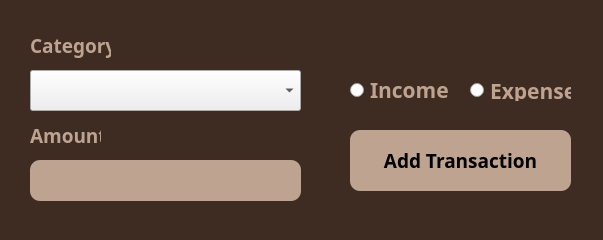
<?xml version="1.0" encoding="UTF-8"?>
<ui version="4.0">
 <class>MainWindow</class>
 <widget class="QMainWindow" name="MainWindow">
  <property name="geometry">
   <rect>
    <x>0</x>
    <y>0</y>
    <width>603</width>
    <height>240</height>
   </rect>
  </property>
  <property name="windowTitle">
   <string>MainWindow</string>
  </property>
  <property name="styleSheet">
   <string notr="true">QMainWindow {
	background-color: #3e2c23;
}</string>
  </property>
  <widget class="QWidget" name="centralwidget">
   <widget class="QPushButton" name="addTransactiondButton">
    <property name="geometry">
     <rect>
      <x>350</x>
      <y>130</y>
      <width>221</width>
      <height>61</height>
     </rect>
    </property>
    <property name="font">
     <font>
      <family>Segoe UI Variable Text Semibold</family>
      <pointsize>14</pointsize>
      <weight>75</weight>
      <bold>true</bold>
     </font>
    </property>
    <property name="styleSheet">
     <string notr="true">QPushButton#addTransactiondButton {
background-color: #bfa391;
    color: black;
    border: none;
    border-radius: 10px;
    padding: 8px 12px
}

QPushButton#addTransactiondButton:hover {
    background-color: #a37c68;
}</string>
    </property>
    <property name="text">
     <string>Add Transaction</string>
    </property>
   </widget>
   <widget class="QComboBox" name="categorytcomboBox">
    <property name="geometry">
     <rect>
      <x>30</x>
      <y>70</y>
      <width>271</width>
      <height>41</height>
     </rect>
    </property>
    <property name="font">
     <font>
      <family>Arad Medium</family>
      <pointsize>12</pointsize>
     </font>
    </property>
    <property name="styleSheet">
     <string notr="true"/>
    </property>
   </widget>
   <widget class="QLabel" name="categoryltabel">
    <property name="geometry">
     <rect>
      <x>30</x>
      <y>30</y>
      <width>81</width>
      <height>31</height>
     </rect>
    </property>
    <property name="font">
     <font>
      <family>Segoe UI Variable Text Semibold</family>
      <pointsize>14</pointsize>
      <weight>75</weight>
      <bold>true</bold>
     </font>
    </property>
    <property name="styleSheet">
     <string notr="true">QLabel {
	color: #bfa391;
}</string>
    </property>
    <property name="text">
     <string>Category</string>
    </property>
   </widget>
   <widget class="QLabel" name="amountTlabel">
    <property name="geometry">
     <rect>
      <x>30</x>
      <y>120</y>
      <width>71</width>
      <height>31</height>
     </rect>
    </property>
    <property name="font">
     <font>
      <family>Segoe UI Variable Text Semibold</family>
      <pointsize>14</pointsize>
      <weight>75</weight>
      <bold>true</bold>
     </font>
    </property>
    <property name="styleSheet">
     <string notr="true">QLabel#amountTlabel {
	color: #bfa391;
}</string>
    </property>
    <property name="text">
     <string>Amount</string>
    </property>
   </widget>
   <widget class="QLineEdit" name="amountTlineEdit">
    <property name="geometry">
     <rect>
      <x>30</x>
      <y>160</y>
      <width>271</width>
      <height>41</height>
     </rect>
    </property>
    <property name="font">
     <font>
      <family>Segoe UI Variable Text Semibold</family>
      <pointsize>14</pointsize>
      <weight>75</weight>
      <bold>true</bold>
     </font>
    </property>
    <property name="styleSheet">
     <string notr="true">QLineEdit#amountTlineEdit {
    border-radius: 10px;
    padding: 6px;
    background-color: #bfa391;
    color: #3e2c1c;
}
</string>
    </property>
    <property name="text">
     <string/>
    </property>
    <property name="alignment">
     <set>Qt::AlignCenter</set>
    </property>
   </widget>
   <widget class="QRadioButton" name="incomeradioButton">
    <property name="geometry">
     <rect>
      <x>350</x>
      <y>80</y>
      <width>101</width>
      <height>20</height>
     </rect>
    </property>
    <property name="font">
     <font>
      <family>Segoe UI Variable Small Semibol</family>
      <pointsize>16</pointsize>
      <weight>75</weight>
      <bold>true</bold>
     </font>
    </property>
    <property name="styleSheet">
     <string notr="true">QRadioButton#incomeradioButton {
	color: #bfa391;
}</string>
    </property>
    <property name="text">
     <string>Income</string>
    </property>
   </widget>
   <widget class="QRadioButton" name="expenseradioButton">
    <property name="geometry">
     <rect>
      <x>470</x>
      <y>80</y>
      <width>101</width>
      <height>21</height>
     </rect>
    </property>
    <property name="font">
     <font>
      <family>Segoe UI Variable Text Semibold</family>
      <pointsize>16</pointsize>
      <weight>75</weight>
      <bold>true</bold>
     </font>
    </property>
    <property name="styleSheet">
     <string notr="true">QRadioButton#expenseradioButton {
	color: #bfa391;
}</string>
    </property>
    <property name="text">
     <string>Expense</string>
    </property>
   </widget>
  </widget>
 </widget>
 <resources/>
 <connections/>
</ui>
